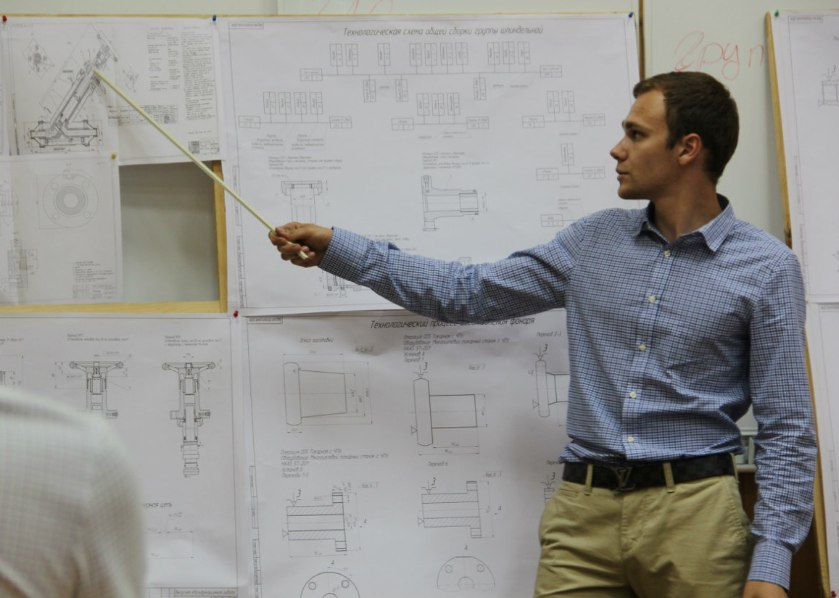
#> input picture img.jpg, 839 x 598 px
$ python img.py img.jpg   (older library calls are emulated)
#> lines starting #> are read from the running program, lines starting #| are printed output that depends on the picture
from __future__ import print_function, division

from PIL import Image

symbols = ['@' ,'O' ,'c' ,'+' ,'/' ,'*' ,';' ,' '] # the alphabet

def img_to_ascii(img_path, output_path):

    # Initializing image
#> called with img_path = 'img.jpg', output_path = 'img.txt'
    image = Image.open(img_path)
#> image is the input picture: PIL image 839x598 RGB; mean R, G, B 148.5, 147.9, 145.5
    width, height = image.size
#> width = 839; height = 598

    # resizing image
    width_resized = width//3
#> width_resized = 279
    height_resized = height//4
#> height_resized = 149
    resized_image = image.resize((width_resized, height_resized), Image.ANTIALIAS)
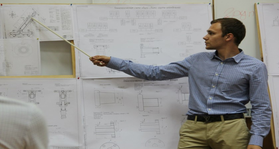
#> resized_image: PIL image 279x149 RGB; mean R, G, B 148.5, 147.9, 145.5
    resized_image = resized_image.convert('L')
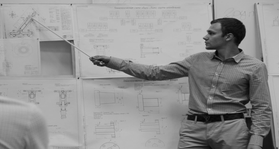
#> resized_image: PIL image 279x149 L; min 2, max 202, mean 147.8
    pix = resized_image.load()

    # preparing txt file
    buffer = ''

    # writing to the txt file
    for i in range(height_resized):
        for j in range(width_resized):
            a = pix[j, i]
            # choosing range of brightness for each symbol in the alphabet
            n = 255 // int(len(symbols) -1)
            buffer = buffer + symbols[a // n]
        buffer = buffer +('\n')

    # writing to a file
    with open(output_path, 'w') as f:
        f.write(buffer)

if __name__ == '__main__':

    import sys
    import os.path

    img_path = sys.argv[1]

    # Initializing output path
    output_path = os.path.splitext(img_path)[0] + '.txt'
    print('Output path: ',output_path)

    img_to_ascii(img_path, output_path)
